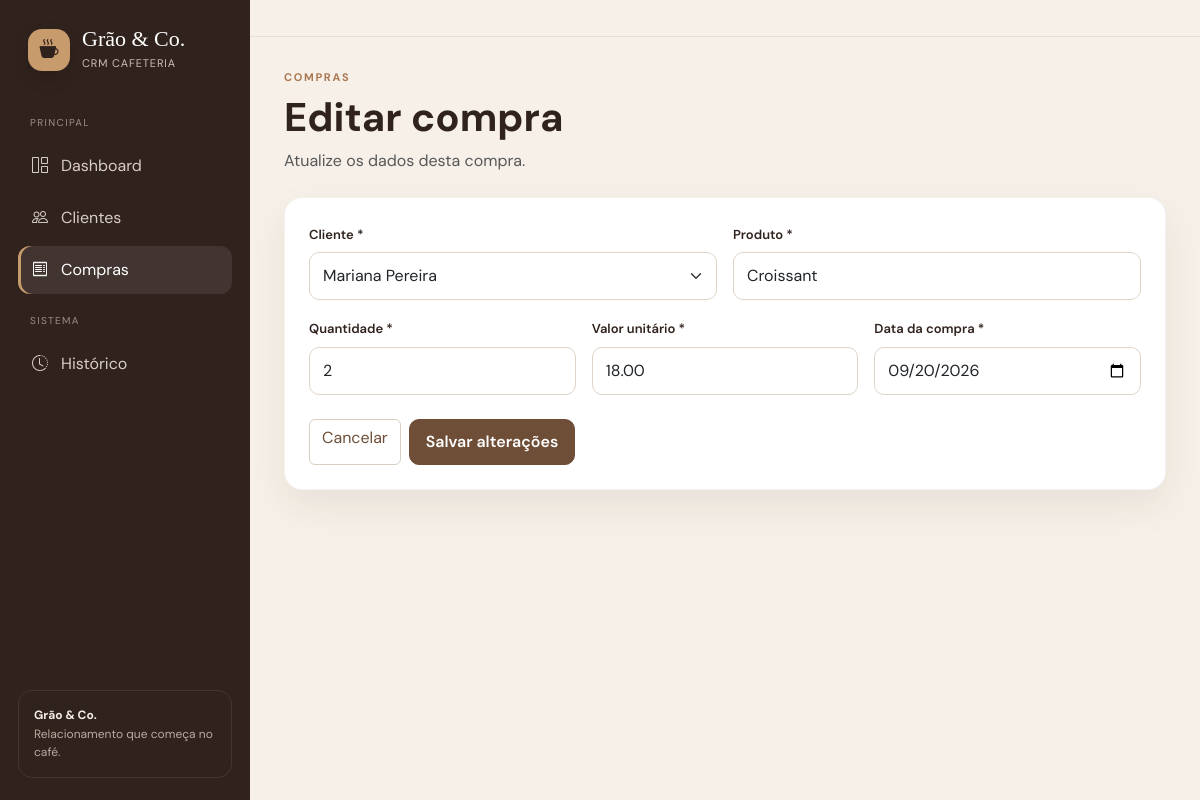
The app's page /editar_compra.php?id=2 with its own data.
### tables this page shows
CREATE TABLE compras (
    id INT UNSIGNED AUTO_INCREMENT PRIMARY KEY,
    cliente_id INT UNSIGNED NOT NULL,
    produto VARCHAR(120) NOT NULL,
    quantidade INT UNSIGNED NOT NULL DEFAULT 1,
    valor DECIMAL(10,2) NOT NULL,
    data_compra DATE NOT NULL,
    CONSTRAINT fk_compras_clientes
        FOREIGN KEY (cliente_id) REFERENCES clientes(id)
        ON DELETE CASCADE
        ON UPDATE CASCADE
);

CREATE TABLE clientes (
    id INT UNSIGNED AUTO_INCREMENT PRIMARY KEY,
    nome VARCHAR(120) NOT NULL,
    email VARCHAR(150) NOT NULL,
    telefone VARCHAR(20) NOT NULL,
    cpf VARCHAR(14) NOT NULL UNIQUE,
    data_cadastro DATETIME NOT NULL DEFAULT CURRENT_TIMESTAMP
);

### editar_compra.php (the view, shortened to what this page needs)
<?php
require_once "config/conexao.php";
$id = filter_input(INPUT_GET, 'id', FILTER_VALIDATE_INT);
$stmt = $conexao->prepare("SELECT * FROM compras WHERE id = ?");
$stmt->bind_param("i", $id);
$stmt->execute();
$compra = $stmt->get_result()->fetch_assoc();
$clientes = $conexao->query("SELECT id, nome FROM clientes ORDER BY nome");
?>
<!DOCTYPE html>
<html lang="pt-BR">
<head>
<link href="https://cdn.jsdelivr.net/npm/bootstrap@5.3.3/dist/css/bootstrap.min.css" rel="stylesheet">
<link rel="stylesheet" href="https://cdn.jsdelivr.net/npm/bootstrap-icons@1.11.3/font/bootstrap-icons.min.css">
<link rel="stylesheet" href="css/style.css">
</head>
<body>
<div class="app-shell"><?php include "partials_sidebar.php"; ?><main class="main-content">
<header class="topbar"><button class="btn btn-sm btn-outline-secondary mobile-toggle" id="mobileToggle"><i class="bi bi-list"></i></button></header>
<div class="page-container">
<div class="mb-4"><div class="page-kicker">Compras</div><h1>Editar compra</h1><p class="text-muted">Atualize os dados desta compra.</p></div>
<div class="content-card"><form method="POST" class="p-4">
<div class="row g-3">
<div class="col-md-6"><label class="form-label">Cliente *</label><select name="cliente_id" class="form-select" required><?php while($c=$clientes->fetch_assoc()): ?><option value="<?= $c['id'] ?>" <?= $compra['cliente_id'] == $c['id'] ? 'selected' : '' ?>><?= htmlspecialchars($c['nome']) ?></option><?php endwhile; ?></select></div>
<div class="col-md-6"><label class="form-label">Produto *</label><input type="text" name="produto" class="form-control" required value="<?= htmlspecialchars($_POST['produto'] ?? $compra['produto']) ?>"></div>
<div class="col-md-4"><label class="form-label">Quantidade *</label><input type="number" name="quantidade" min="1" class="form-control" required value="<?= htmlspecialchars($_POST['quantidade'] ?? $compra['quantidade']) ?>"></div>
<div class="col-md-4"><label class="form-label">Valor unitário *</label><input type="number" name="valor" min="0" step="0.01" class="form-control" required value="<?= htmlspecialchars($_POST['valor'] ?? $compra['valor']) ?>"></div>
<div class="col-md-4"><label class="form-label">Data da compra *</label><input type="date" name="data_compra" class="form-control" required value="<?= htmlspecialchars($_POST['data_compra'] ?? $compra['data_compra']) ?>"></div>
</div>
<div class="mt-4 d-flex gap-2"><a href="compras.php" class="btn btn-outline-secondary">Cancelar</a><button class="btn btn-coffee">Salvar alterações</button></div>
</form></div>
</div>
</main></div>
</body>
</html>

### css/style.css (style rules this page uses)
:root { --coffee-dark: #30221d; --coffee: #6f4e37; --coffee-light: #a97852; --cream: #f6f0e8; --cream-dark: #eadcca; --caramel: #c89b6d; --caramel-soft: #f1e4d5; --white: #ffffff; --text: #332821; --muted: #81756c; --line: #ebe2d9; --danger: #a84a42; --shadow: 0 16px 38px rgba(48, 34, 29, .075); }
* { box-sizing: border-box; }
body { margin:0; background:var(--cream); color:var(--text); font-family:'DM Sans',sans-serif; }
a { text-decoration:none; }
.app-shell { min-height:100vh; display:flex; }
.main-content { width:calc(100% - 250px); margin-left:250px; min-height:100vh; }
.topbar { background:rgba(246,240,232,.92); border-bottom:1px solid rgba(48,34,29,.08); padding:18px 34px; position:sticky; top:0; z-index:900; backdrop-filter:blur(10px); }
.page-container { padding:32px 34px 45px; max-width:1500px; margin:0 auto; }
.page-kicker { color:var(--coffee-light); text-transform:uppercase; font-size:11px; letter-spacing:.15em; font-weight:700; margin-bottom:7px; }
h1,h2,h3,h4,h5 { color:var(--coffee-dark); font-weight:700; }
.btn-coffee { background:var(--coffee); border-color:var(--coffee); color:#fff; border-radius:10px; padding:10px 16px; font-weight:600; }
.content-card { background:#fff; border-radius:18px; border:1px solid rgba(48,34,29,.06); box-shadow:var(--shadow); overflow:hidden; }
.form-control,.form-select { border-color:#ded4ca; border-radius:10px; padding:11px 13px; }
.form-label { font-weight:600; font-size:13px; color:var(--coffee-dark); }
.btn-outline-secondary { border-color:#d8cec4; color:var(--coffee); }

### records on screen
compras: cliente_id "Mariana Pereira", produto "Croissant", quantidade "2", valor "18.00", data_compra "09/20/2026"
